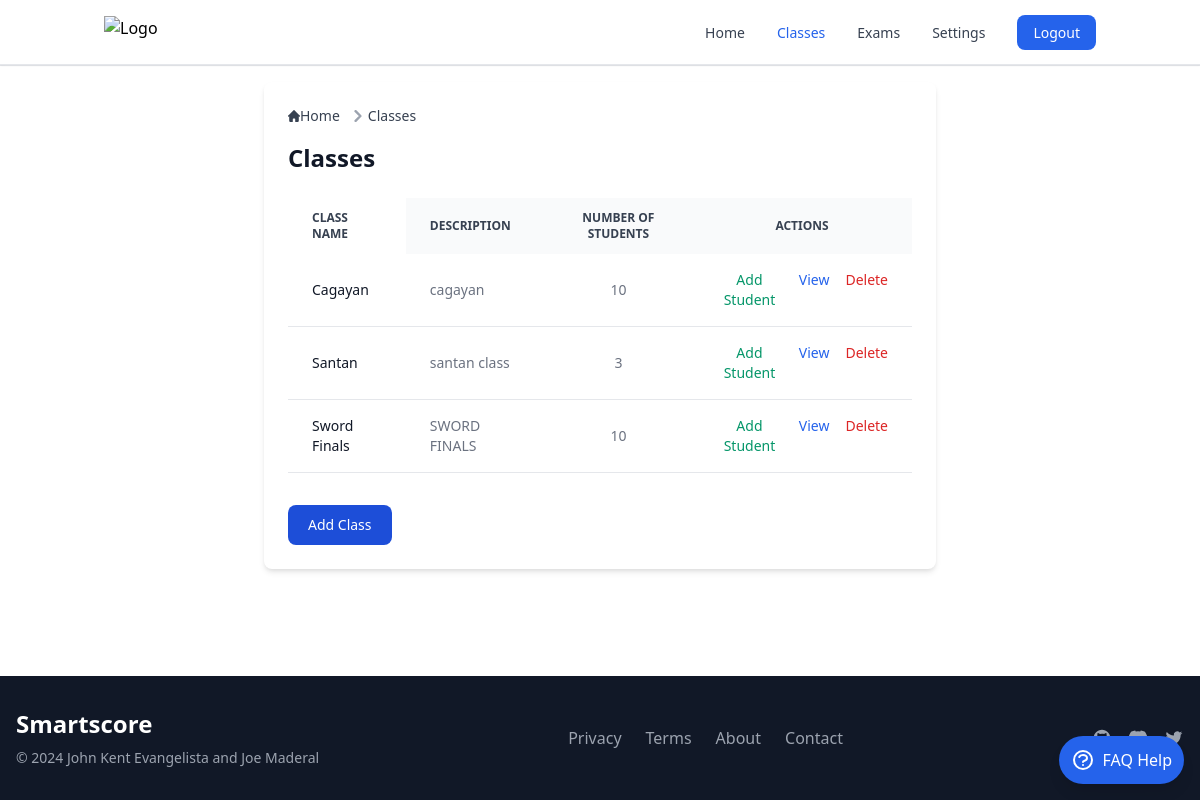
Before: /classes/ (signed in) with the older database file.
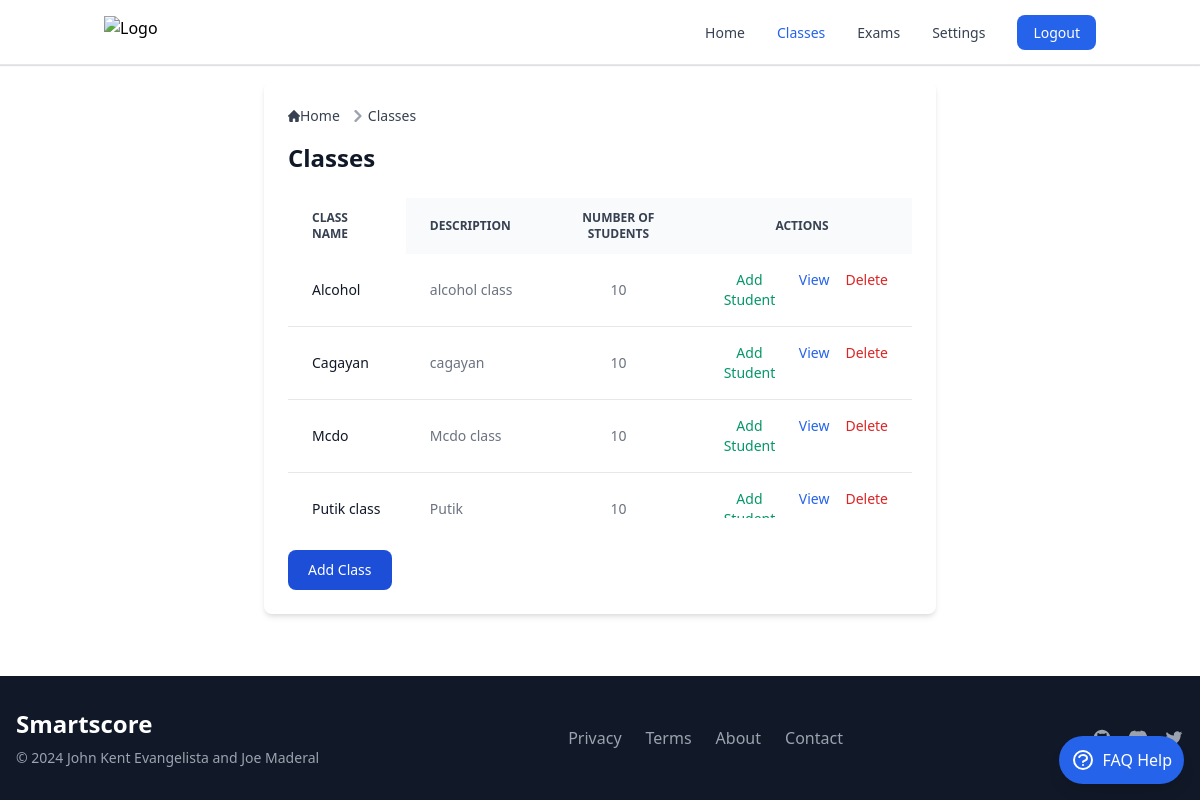
After: the same page with the newer database file.
### smartscoreapp/models.py (models this page shows, shortened)
class Class(models.Model):
    name = models.CharField(max_length=100)
    description = models.TextField(blank=True)
    user = models.ForeignKey(settings.AUTH_USER_MODEL, on_delete=models.CASCADE)

### smartscoreapp/views.py (the view)
# urls.py: path('classes/', classes_view, name='classes'),
@login_required
def classes_view(request):
    user_instance = request.user
    if request.method == 'POST':
        form = ClassForm(request.POST)
        if form.is_valid():
            new_class = form.save(commit=False)
            new_class.user = user_instance
            new_class.save()
            return redirect('classes')
    else:
        form = ClassForm()
    sort_by = request.GET.get('sort', 'name')
    classes = Class.objects.filter(user=user_instance).annotate(num_students=Count('students'))
    if sort_by == 'name':
        classes = classes.order_by('name')
    elif sort_by == 'description':
        classes = classes.order_by('description')
    elif sort_by == 'num_students':
        classes = classes.order_by('-num_students')
    context = {
        'classes': classes,
        'form': form,
        'student_form': StudentForm(),  # Add this line
        'sort_by': sort_by  # Pass sorting criteria to the template
    }
    return render(request, 'classes.html', context)

### templates/classes/classes.html (shortened to what this page needs)
{% extends "base.html" %}
{% block content %}
<div class="max-w-2xl mx-auto p-6 bg-white shadow-md rounded-lg">
<nav class="flex mb-4" aria-label="Breadcrumb">
  <ol class="inline-flex items-center space-x-1 md:space-x-2 rtl:space-x-reverse">
    <li class="inline-flex items-center">
      <a href="{% url 'index' %}" class="inline-flex items-center text-sm font-medium text-gray-700 hover:text-blue-600 dark:text-gray-400 dark:hover:text-white">
        Home
      </a>
    </li>
    <li class="flex items-center">
      <svg class="rtl:rotate-180 w-3 h-3 text-gray-400 mx-1" aria-hidden="true" xmlns="http://www.w3.org/2000/svg" fill="none" viewBox="0 0 6 10">
        <path stroke="currentColor" stroke-linecap="round" stroke-linejoin="round" stroke-width="2" d="m1 9 4-4-4-4"/>
      </svg>
      <a href="{% url 'classes' %}" class="text-sm font-medium text-gray-700 hover:text-blue-600 dark:text-gray-400 dark:hover:text-white">Classes</a>
    </li>
  </ol>
</nav>
<h1 class="text-2xl font-semibold text-gray-900 dark:text-white mb-6">Classes</h1>
<div class="relative overflow-x-auto max-h-80 mb-6">
  <table class="min-w-full text-sm text-left text-gray-500 dark:text-gray-400">
    <thead class="text-xs text-gray-700 uppercase bg-gray-50 dark:bg-gray-700 dark:text-gray-400">
      <tr>
        <th scope="col" class="px-6 py-3 sticky left-0 bg-white dark:bg-gray-800 z-10">
          <a href="?sort=name" class="hover:underline">Class Name</a>
        </th>
        <th scope="col" class="px-6 py-3">
          <a href="?sort=description" class="hover:underline">Description</a>
        </th>
        <th scope="col" class="px-6 py-3 text-center">
          <a href="?sort=num_students" class="hover:underline">Number of Students</a>
        </th>
        <th scope="col" class="px-6 py-3 text-center">Actions</th>
      </tr>
    </thead>
    <tbody>
      {% for class in classes %}
        <tr class="bg-white border-b dark:bg-gray-800 dark:border-gray-700">
          <td class="px-6 py-4 font-medium text-gray-900 dark:text-white sticky left-0 bg-white dark:bg-gray-800">
            {{ class.name }}
          </td>
          <td class="px-6 py-4">{{ class.description }}</td>
          <td class="px-6 py-4 text-center">{{ class.num_students }}</td>
          <td class="px-6 py-4">
            <div class="flex justify-center space-x-4">
              <button
                data-modal-target="add-student-modal-{{ class.id }}"
                data-modal-toggle="add-student-modal-{{ class.id }}"
                class="text-green-600 hover:underline">Add Student
              </button>
              <a href="{% url 'class_detail' class.id %}" class="text-blue-600 hover:underline">View</a>
              <a href="{% url 'delete_class' class.id %}" class="text-red-600 hover:underline" onclick="return confirm('Are you sure you want to delete this class?');">Delete</a>
            </div>
          </td>
        </tr>
      {% endfor %}
    </tbody>
  </table>
</div>
<div class="add-class-section mt-8">
  <button data-modal-target="add-class-modal" data-modal-toggle="add-class-modal" class="block text-white bg-blue-700 hover:bg-blue-800 focus:ring-4 focus:outline-none focus:ring-blue-300 font-medium rounded-lg text-sm px-5 py-2.5 text-center dark:bg-blue-600 dark:hover:bg-blue-700 dark:focus:ring-blue-800" type="button">
    Add Class
  </button>
</div>
{% for class in classes %}
</div>
{% endfor %}
{% endblock %}

### templates/base.html (shortened to what this page needs)
{% load static %}
<!DOCTYPE html>
<html lang="en">
<head>
    <link href="https://cdnjs.cloudflare.com/ajax/libs/tailwindcss/2.2.19/tailwind.min.css" rel="stylesheet">
    <link href="{% static 'src/output.css' %}" rel="stylesheet">
</head>
<body class="flex flex-col min-h-screen">
    {% include 'navbar.html' %}
    <hr>
    <div class="flex-grow container mx-auto mt-4">
        <div>
            {% block content %}
            {% endblock %}
    {% include 'footer.html' %}
</body>
</html>

### templates/settings/navbar.html (shortened to what this page needs)
{% load static %}
<nav class="sticky top-0 z-50 bg-white border-b shadow-sm">
  <div class="container px-4 mx-auto">
    <div class="flex items-center justify-between h-16">
      <a href="{% url 'index' %}" class="flex items-center space-x-3">
        <img
          src="{% static 'src/img/Smartscore_logo.png' %}"
          class="h-8 w-auto transition-transform hover:scale-105"
          id="sphinx-landing"
          alt="Logo"
        />
      </a>
      <div class="hidden w-full md:block md:w-auto">
        <ul class="flex items-center space-x-8">
          <li>
            <a
              href="{% url 'index' %}"
              class="text-sm font-medium transition-colors {% if request.path == '/' %}text-black-600{% else %}text-gray-700 hover:text-blue-600{% endif %}"
            >
              Home
            </a>
          </li>
          {% if user.is_authenticated %}
          <li>
            <a
              href="{% url 'classes' %}"
              class="text-sm font-medium transition-colors {% if request.path == '/classes/' %}text-blue-600{% else %}text-gray-700 hover:text-blue-600{% endif %}"
            >
              Classes
            </a>
          </li>
          <li>
            <a
              href="{% url 'exams' %}"
              class="text-sm font-medium transition-colors {% if request.path == '/exams/' %}text-blue-600{% else %}text-gray-700 hover:text-blue-600{% endif %}"
            >
              Exams
            </a>
          </li>
          <li>
            <a
              href="{% url 'settings' %}"
              class="text-sm font-medium transition-colors {% if request.path == '/settings/' %}text-blue-600{% else %}text-gray-700 hover:text-blue-600{% endif %}"
            >
              Settings
            </a>
          </li>
          <li>
            <a
              href="{% url 'logout' %}"
              class="px-4 py-2 text-sm font-medium text-white bg-blue-600 rounded-lg hover:bg-blue-700 transition-colors"
            >
              Logout
            </a>
          </li>
          {% endif %}
        </ul>
      </div>
    </div>
  </div>
  <div class="fixed bottom-4 right-4 z-50">
    <button
      id="chatToggle"
      class="bg-blue-600 text-white rounded-full p-3 shadow-lg hover:bg-blue-700 transition-colors flex items-center space-x-2"
    >
      <span class="hidden md:inline">FAQ Help</span>
    </button>
  </div>
</nav>

### templates/settings/footer.html (shortened to what this page needs)
{% load static %}
<footer class="bg-gray-900">
    <div class="mx-auto max-w-screen-xl px-4 py-8">
        <div class="flex flex-col md:flex-row justify-between items-center space-y-4 md:space-y-0">
            <div>
                <h1 class="text-2xl font-bold text-white mb-2">Smartscore</h1>
                <p class="text-sm text-gray-400">© 2024 John Kent Evangelista and Joe Maderal</p>
            </div>
            <div class="flex flex-wrap justify-center gap-6">
                <a href="#" class="text-gray-400 hover:text-white transition-colors">Privacy</a>
                <a href="#" class="text-gray-400 hover:text-white transition-colors">Terms</a>
                <a href="#" class="text-gray-400 hover:text-white transition-colors">About</a>
                <a href="#" class="text-gray-400 hover:text-white transition-colors">Contact</a>
            </div>
            <div class="flex space-x-4">
                <a href="#" class="text-gray-400 hover:text-white transition-colors">
                </a>
                <a href="#" class="text-gray-400 hover:text-white transition-colors">
                </a>
                <a href="#" class="text-gray-400 hover:text-white transition-colors">
                </a>
            </div>
        </div>
    </div>
</footer>

Changed rows visible on the page:
no longer on this page (row unchanged): Class: name "Santan", description "santan class", num_students "3"
no longer on this page (row unchanged): Class: name "Sword Finals", description "SWORD FINALS", num_students "10"
added Class: name "Alcohol", description "alcohol class", num_students "10"
added Class: name "Mcdo", description "Mcdo class", num_students "10"
added Class: name "Putik class", description "Putik", num_students "10"
